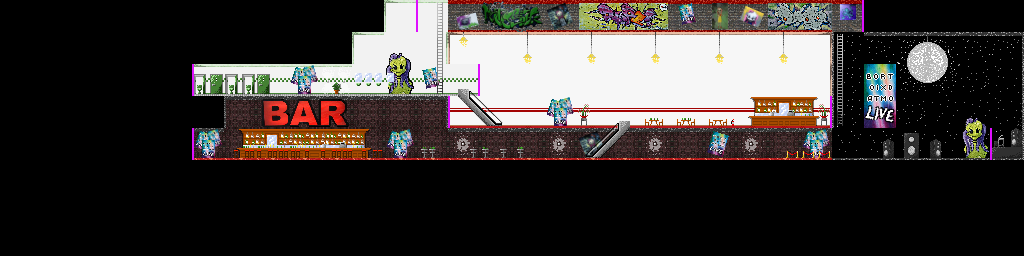

A level layout from a 2D game, rendered from its tile map. Below: a short description, then the map file with tile-grid data replaced by summaries:
An orthogonal 32x8 tile map with 32x32 px tiles, 6 tile layers (Background 1, Inventory, Furniture, Stuff on Stuff, ...), 4 tilesets and 73 objects (49x guest, 9x transport, 8x wp, 4x guard, player_ticket, ...).

<map version="1.0" orientation="orthogonal" width="32" height="8" tilewidth="32" tileheight="32">
 <tileset firstgid="1" name="test-tiles" tilewidth="32" tileheight="32">
  <image source="test-tiles.png" width="414" height="414" />
 </tileset>
 <tileset firstgid="145" name="collision_tiles" tilewidth="32" tileheight="32">
  <image source="collision_tiles.png" width="128" height="128" />
  <tile id="8">
   <properties>
    <property name="collision" value="left" />
   </properties>
  </tile>
  <tile id="11">
   <properties>
    <property name="collision" value="right" />
   </properties>
  </tile>
 </tileset>
 <tileset firstgid="161" name="foreground" tilewidth="32" tileheight="32">
  <image source="foreground.png" width="256" height="256" />
 </tileset>
 <tileset firstgid="225" name="Backgrounds" tilewidth="32" tileheight="32">
  <image source="Backgrounds.png" width="512" height="512" />
 </tileset>
 <layer name="Background 1" width="32" height="8">
  <properties>
   <property name="type" value="bg" />
  </properties>
  <data>[256 cells, 113 non-empty, 32 distinct tile ids]</data>
 </layer>
 <layer name="Inventory" width="32" height="8">
  <properties>
   <property name="type" value="bg" />
  </properties>
  <data>[256 cells, 61 non-empty, 44 distinct tile ids]</data>
 </layer>
 <layer name="Furniture" width="32" height="8">
  <properties>
   <property name="type" value="bg" />
  </properties>
  <data>[256 cells, 26 non-empty, 24 distinct tile ids]</data>
 </layer>
 <layer name="Stuff on Stuff" width="32" height="8">
  <properties>
   <property name="type" value="bg" />
  </properties>
  <data>[256 cells, 8 non-empty, 8 distinct tile ids]</data>
 </layer>
 <objectgroup name="Guards" width="32" height="8">
  <properties>
   <property name="type" value="entity" />
  </properties>
  <object type="guard" x="532" y="138" width="8" height="12">
   <properties>
    <property name="roam" value="before_stairs;behind_stairs" />
    <property name="roamDelay" value="2" />
   </properties>
   <ellipse />
  </object>
  <object type="guard" x="799" y="143" width="13" height="11">
   <properties>
    <property name="roam" value="near_entry;entry" />
    <property name="roamDelay" value="3" />
   </properties>
   <ellipse />
  </object>
  <object type="guard" x="594" y="107" width="8" height="12">
   <properties>
    <property name="roam" value="bla1;bla2" />
    <property name="roamDelay" value="0" />
   </properties>
   <ellipse />
  </object>
  <object type="guard" x="397" y="78" width="8" height="12">
   <properties>
    <property name="roam" value="bla3;bla4" />
    <property name="roamDelay" value="3" />
   </properties>
   <ellipse />
  </object>
 </objectgroup>
 <objectgroup name="Guests" width="32" height="8">
  <properties>
   <property name="type" value="entity" />
  </properties>
  <object type="guest" x="805" y="110" width="9" height="12">
   <ellipse />
  </object>
  <object type="guest" x="660" y="108" width="9" height="12">
   <ellipse />
  </object>
  <object type="guest" x="795" y="110" width="9" height="12">
   <ellipse />
  </object>
  <object type="guest" x="771" y="110" width="9" height="12">
   <ellipse />
  </object>
  <object type="guest" x="756" y="110" width="9" height="12">
   <ellipse />
  </object>
  <object type="guest" x="747" y="112" width="9" height="12">
   <ellipse />
  </object>
  <object type="guest" x="715" y="112" width="9" height="12">
   <ellipse />
  </object>
  <object type="guest" x="674" y="108" width="9" height="12">
   <ellipse />
  </object>
  <object type="guest" x="357" y="76" width="9" height="12">
   <ellipse />
  </object>
  <object type="guest" x="268" y="79" width="9" height="12">
   <ellipse />
  </object>
  <object type="guest" x="206" y="80" width="9" height="12">
   <ellipse />
  </object>
  <object type="guest" x="873" y="142" width="9" height="12">
   <ellipse />
  </object>
  <object type="guest" x="960" y="142" width="9" height="12">
   <ellipse />
  </object>
  <object type="guest" x="952" y="141" width="9" height="12">
   <ellipse />
  </object>
  <object type="guest" x="933" y="140" width="9" height="12">
   <ellipse />
  </object>
  <object type="guest" x="918" y="139" width="9" height="12">
   <ellipse />
  </object>
  <object type="guest" x="904" y="140" width="9" height="12">
   <ellipse />
  </object>
  <object type="guest" x="911" y="141" width="9" height="12">
   <ellipse />
  </object>
  <object type="guest" x="865" y="139" width="9" height="12">
   <ellipse />
  </object>
  <object type="guest" x="883" y="140" width="9" height="12">
   <ellipse />
  </object>
  <object type="guest" x="888" y="141" width="9" height="12">
   <ellipse />
  </object>
  <object type="guest" x="974" y="142" width="9" height="12">
   <ellipse />
  </object>
  <object type="guest" x="859" y="140" width="9" height="12">
   <ellipse />
  </object>
  <object type="guest" x="849" y="140" width="9" height="12">
   <ellipse />
  </object>
  <object type="guest" x="434" y="138" width="9" height="12">
   <ellipse />
  </object>
  <object type="guest" x="914" y="145" width="9" height="12">
   <ellipse />
  </object>
  <object type="guest" x="866" y="140" width="9" height="12">
   <ellipse />
  </object>
  <object type="guest" x="942" y="143" width="9" height="12">
   <ellipse />
  </object>
  <object type="guest" x="456" y="143" width="9" height="12">
   <ellipse />
  </object>
  <object type="guest" x="482" y="139" width="9" height="12">
   <ellipse />
  </object>
  <object type="guest" x="488" y="142" width="9" height="12">
   <ellipse />
  </object>
  <object type="guest" x="504" y="139" width="9" height="12">
   <ellipse />
  </object>
  <object type="guest" x="514" y="139" width="9" height="12">
   <ellipse />
  </object>
  <object type="guest" x="422" y="140" width="9" height="12">
   <ellipse />
  </object>
  <object type="guest" x="415" y="136" width="9" height="12">
   <ellipse />
  </object>
  <object type="guest" x="287" y="139" width="9" height="12">
   <ellipse />
  </object>
  <object type="guest" x="675" y="140" width="9" height="12">
   <ellipse />
  </object>
  <object type="guest" x="689" y="140" width="9" height="12">
   <ellipse />
  </object>
  <object type="guest" x="800" y="139" width="9" height="12">
   <ellipse />
  </object>
  <object type="guest" x="788" y="141" width="9" height="12">
   <ellipse />
  </object>
  <object type="guest" x="352" y="140" width="9" height="12">
   <ellipse />
  </object>
  <object type="guest" x="776" y="138" width="9" height="12">
   <ellipse />
  </object>
  <object type="guest" x="768" y="142" width="9" height="12">
   <ellipse />
  </object>
  <object type="guest" x="896" y="142" width="9" height="12">
   <ellipse />
  </object>
  <object type="guest" x="680" y="138" width="9" height="12">
   <ellipse />
  </object>
  <object type="guest" x="718" y="140" width="9" height="12">
   <ellipse />
  </object>
  <object type="guest" x="580" y="141" width="9" height="12">
   <ellipse />
  </object>
 </objectgroup>
 <objectgroup name="Waypoints" width="32" height="8">
  <properties>
   <property name="type" value="entity" />
  </properties>
  <object type="wp" x="550" y="142" width="15" height="12">
   <properties>
    <property name="key" value="before_stairs" />
   </properties>
  </object>
  </objectgroup>
 <objectgroup name="Entities" width="32" height="8">
  <properties>
   <property name="type" value="entity" />
  </properties>
  <!-- 14 objects omitted --></objectgroup>
 <layer name="Foreground 1" width="32" height="8">
  <properties>
   <property name="type" value="fg" />
  </properties>
  <data>[256 cells, 8 non-empty, 8 distinct tile ids]</data>
 </layer>
 <layer name="Collision" width="32" height="8">
  <properties>
   <property name="type" value="collision" />
  </properties>
  <data>[256 cells, 8 non-empty, 2 distinct tile ids]</data>
 </layer>
</map>
<!-- 21 of 73 objects omitted -->
